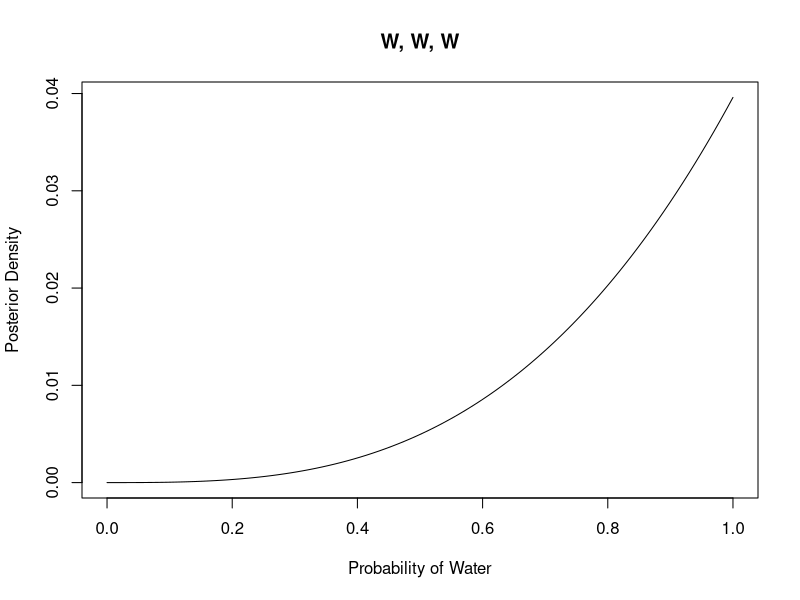
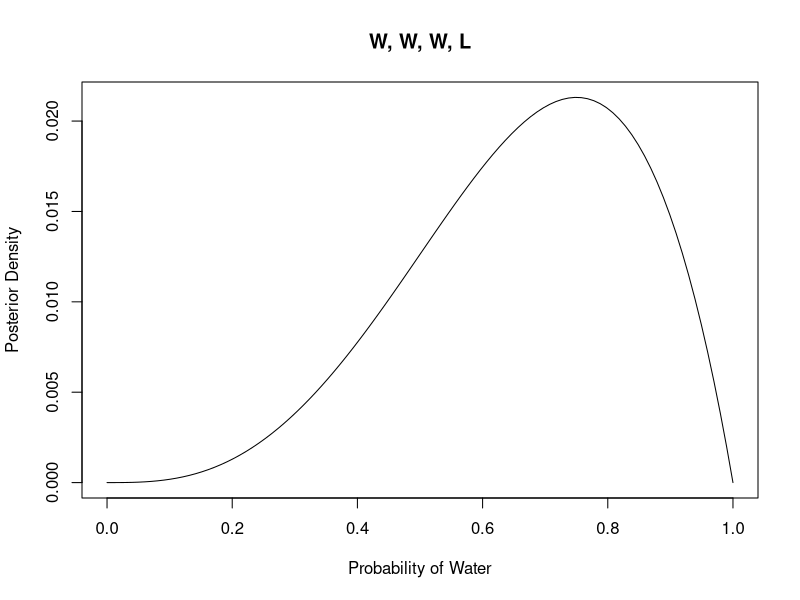
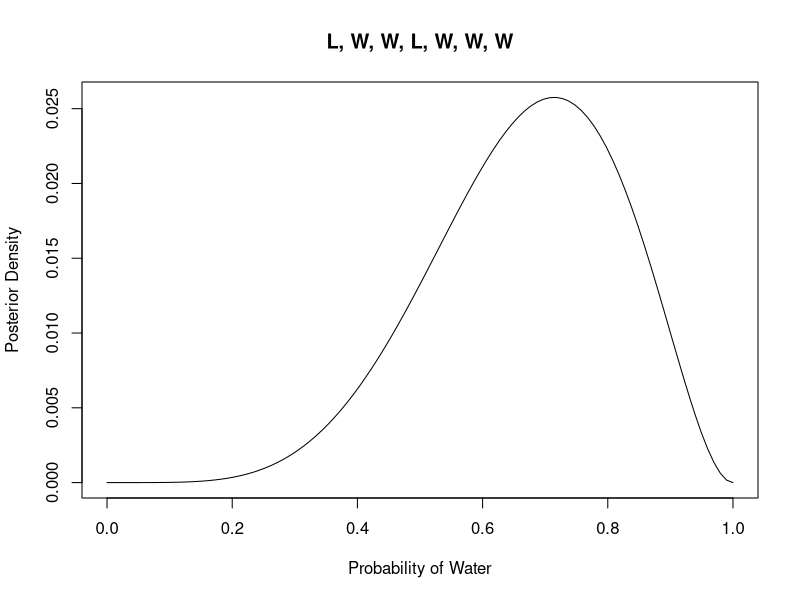
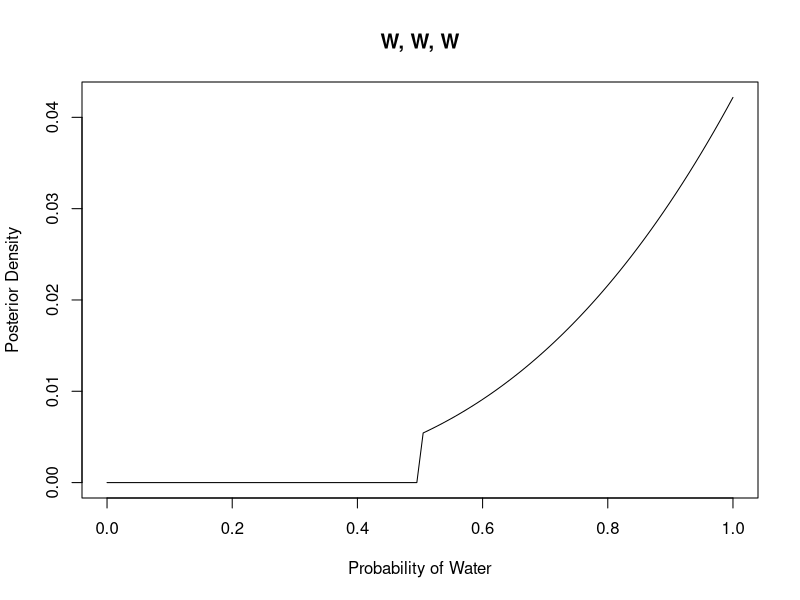
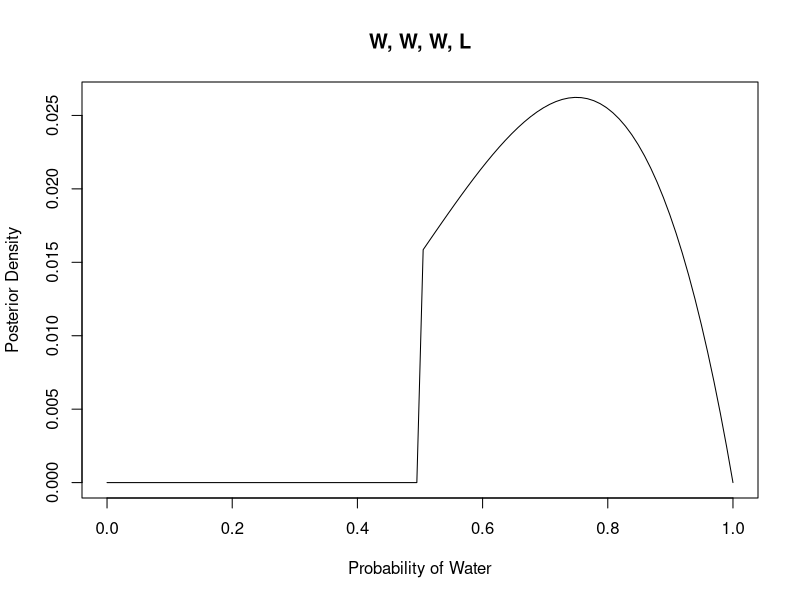
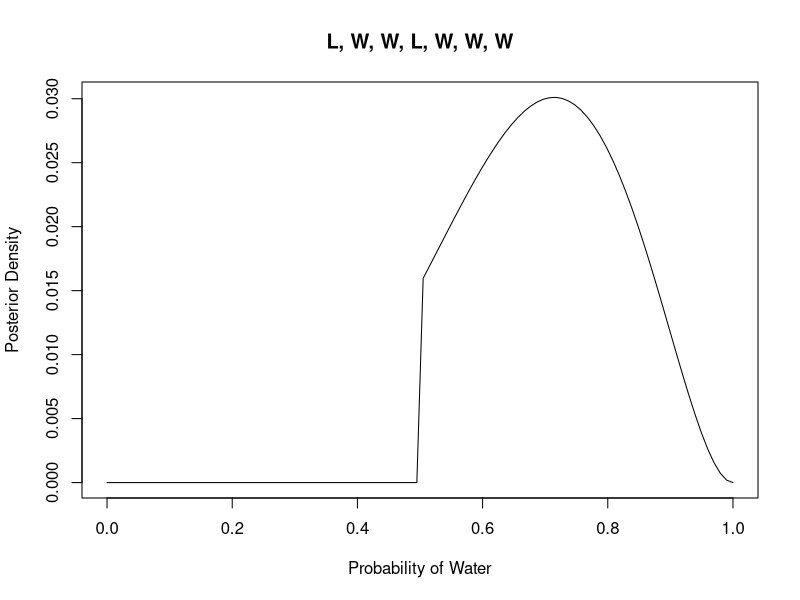

Generate these figures, in order, with R:
## ---- chunk 1
knitr::opts_chunk$set(echo = TRUE)
## ---- chunk 2
# Define grid and prior
p_grid <- seq(from=0, to=1, length.out = 100)
prior  <- rep(1, 100)

# W, W, W
likelihood1    <- dbinom(3, size=3, prob=p_grid)
posterior_raw1 <- prior * likelihood1
posterior1     <- posterior_raw1/sum(posterior_raw1)

# W, W, W, L
likelihood2    <- dbinom(3, size=4, prob=p_grid)
posterior_raw2 <- prior * likelihood2
posterior2     <- posterior_raw2/sum(posterior_raw2)

# L, W, W, L, W, W, W
likelihood3    <- dbinom(5, size=7, prob=p_grid)
posterior_raw3 <- prior * likelihood3
posterior3     <- posterior_raw3/sum(posterior_raw3)

# Plot posterior distributions
plot(p_grid, posterior1, type="l", 
     xlab="Probability of Water", ylab="Posterior Density", main="W, W, W")

plot(p_grid, posterior2, type="l", 
     xlab="Probability of Water", ylab="Posterior Density", main="W, W, W, L")

plot(p_grid, posterior3, type="l", 
     xlab="Probability of Water", ylab="Posterior Density", main="L, W, W, L, W, W, W")
## ---- chunk 3
# Define grid and prior
p_grid <- seq(from=0, to=1, length.out = 100)
prior  <- ifelse(p_grid<0.5, 0, 1)

# W, W, W
likelihood1    <- dbinom(3, size=3, prob=p_grid)
posterior_raw1 <- prior * likelihood1
posterior1     <- posterior_raw1/sum(posterior_raw1)

# W, W, W, L
likelihood2    <- dbinom(3, size=4, prob=p_grid)
posterior_raw2 <- prior * likelihood2
posterior2     <- posterior_raw2/sum(posterior_raw2)

# L, W, W, L, W, W, W
likelihood3    <- dbinom(5, size=7, prob=p_grid)
posterior_raw3 <- prior * likelihood3
posterior3     <- posterior_raw3/sum(posterior_raw3)

# Plot posterior distributions
plot(p_grid, posterior1, type="l", 
     xlab="Probability of Water", ylab="Posterior Density", main="W, W, W")

plot(p_grid, posterior2, type="l", 
     xlab="Probability of Water", ylab="Posterior Density", main="W, W, W, L")

plot(p_grid, posterior3, type="l", 
     xlab="Probability of Water", ylab="Posterior Density", main="L, W, W, L, W, W, W")
## ---- chunk 4
# Prior probabilities of selecting Earth and Mars
Pr_Earth <- 0.5
Pr_Mars  <- 0.5

# Likelihood of observing land for Earth and Mars
Pr_land_Earth <- 0.3
Pr_land_Mars  <- 1.0

# Average (marginal) likelihood of observing land
Pr_land <- Pr_Earth*Pr_land_Earth + Pr_Mars*Pr_land_Mars

# Apply Bayes' theorem
(Pr_Earth_land <- Pr_Earth * Pr_land_Earth/Pr_land)
## ---- chunk 5
# Counting method
# Card with two white sides - 0 way
card1_ways = 0

# Card with one white and one black side - 1 way (black side up, white side down)
card2_ways = 1

# Card with two black sides - 2 ways
card3_ways = 2

# probability the other side is black
(card3_ways/(card3_ways+card2_ways))

## ---- chunk 6
# Another card with two black sides - 2 ways
card4_ways = 2

# probability the other side is black
((card3_ways + card4_ways)/(card2_ways + card3_ways + card4_ways))
## ---- chunk 7
# Add prior number of ways
(card3_ways*1/(card3_ways*1+card2_ways*2+card1_ways*3))
## ---- chunk 8
# Possibility 1: B/B, B/W
pos1_ways <- 2*1

# Possibility 2: B/B, W/W
pos2_ways <- 2*2

# Possibility 3: B/W, B/B
pos3_ways <- 1*0

# Possibility 4: B/W, W/W
pos4_ways <- 1*2

# Possibility 5: W/W, B/B
pos5_ways <- 0*0

# Possibility 6: W/W, B/W
pos6_ways <- 0*1

# For possibilities 1 and 2, the other side of the first card is also black
((pos1_ways+pos2_ways)/(pos1_ways+pos2_ways+pos3_ways+pos4_ways+pos5_ways+pos6_ways))

## ---- chunk 9
# Prior probabilities of having panda A or B
prior_panda <- c(0.5, 0.5)

# Likelihood of pandas A and B giving birth to twins
likelihood_T <- c(0.1, 0.2)

# posterior after first birth (twins)
posterior_panda <- prior_panda*likelihood_T
posterior_panda <- posterior_panda/sum(posterior_panda)

# Probability of giving birth to twins again
(sum(posterior_panda*likelihood_T))
## ---- chunk 10
(posterior_panda[1])
## ---- chunk 11
# Likelihood of giving birth to singletons
likelihood_S <- c(0.9, 0.8)

# Posterior after observing the second birth to be singletion
posterior_panda2 <- posterior_panda*likelihood_S
posterior_panda2 <- posterior_panda2/(sum(posterior_panda2))

# Posterior probability of the panda being species A
(posterior_panda2[1])
## ---- chunk 12
# First ingore birth data
# Likelihood of identifying a panda as species A, given that it's A or B
likelihood_A <- c(0.8, 0.35)

posterior_noBirth <- prior_panda*likelihood_A
posterior_noBirth <- posterior_noBirth/sum(posterior_noBirth)

(posterior_noBirth[1])


# Take birth data into account
posterior_Birth <- posterior_panda2*likelihood_A
posterior_Birth <- posterior_Birth/sum(posterior_Birth)

(posterior_Birth[1])
